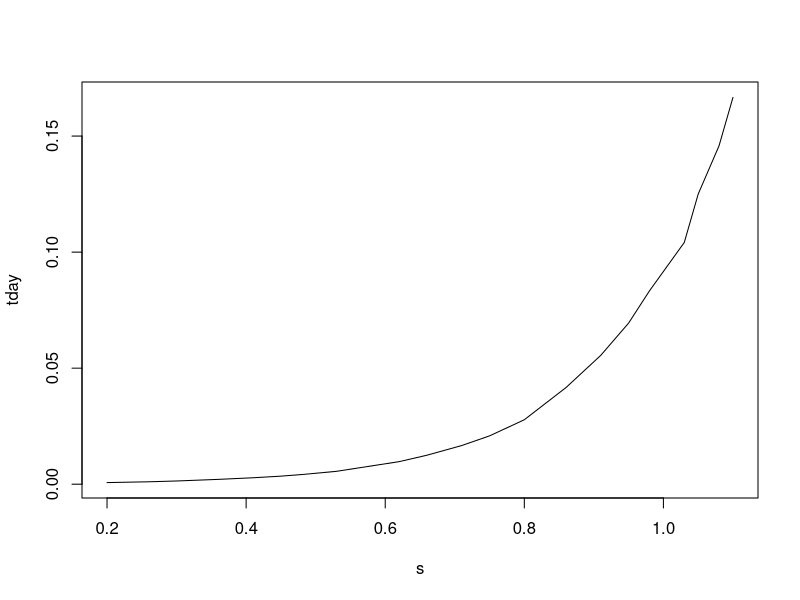

Write R code to recreate this figure.
# page no: 299

Q = 2500;
r = 60;
tmin = c(1, 1.5, 2, 2.5, 3, 4, 5, 6, 8, 10, 12, 14, 18, 24, 30, 40, 50, 60, 80, 100, 120, 150, 180, 210, 240);  	
s = c(0.2, 0.26, 0.3, 0.33, 0.36, 0.41, 0.45, 0.48, 0.53, 0.56, 0.59, 0.62, 0.66, 0.71, 0.75, 0.80, 0.83, 0.86, 0.91, 0.95, 0.98, 1.03, 1.05, 1.08, 1.10);  
tday = vector(length = 25)
for ( i in  1:25)tday[i] = tmin[i]/(60*24);
Q = 3600;
ds = 0.38;
T = 2.303*Q/(4*pi*ds);
to = 0.00024;
S = 2.25*T*to/r^2;
print(T)
print(S);
plot(s,tday, type='l')

# The answer may slightly vary due to rounding off values
